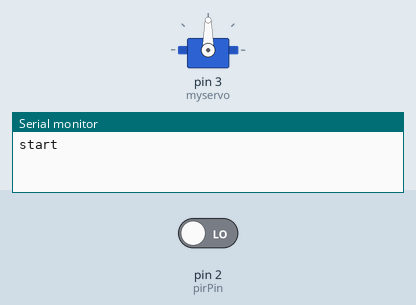
The sketch below on a simulated Arduino Uno, built with avr-gcc and run on an emulated ATmega328P. Parts: servo, the last lines printed to the serial monitor. The inputs (shaded band) are chosen by the test bench; at power-on: pin 2 (pirPin) LOW.

Above: at 1.2 s.
1.3 s: pin 2 (pirPin) driven HIGH
At 1.92 s:
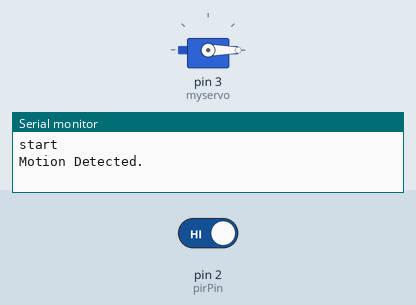
4.3 s: pin 2 (pirPin) driven LOW
At 5.1 s:
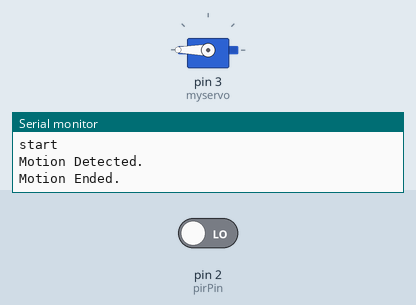
Timing chart, 0 to 7.3 s (numbered marks = the images above; inputs shaded):
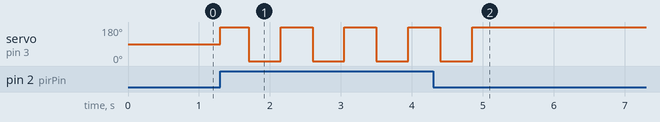

Measured:
- after the input at 1.3 s, servo on pin 3 (myservo): alternates 180° for 0.45 s and 0° for 0.45 s, starting at once
- after the input at 4.3 s, servo on pin 3 (myservo): goes on until 4.9 s, then stays 180°

The sketch:

PIR.ino
```cpp
#include <Servo.h>
#define pirPin 2

Servo myservo;

int calibrationTime = 30;
boolean state = true;

void setup()
{
  Serial.begin(9600);
  pinMode(pirPin, INPUT);
  myservo.attach(3);
  Serial.println("start");
}

void loop()
{
  PIRSensor();
}

void PIRSensor()
{
  if(digitalRead(pirPin) == HIGH)
  {
    if(state)
    {
      state = false;
      Serial.println("Motion Detected.");
    }
    myservo.write(180);
    delay(400);
    myservo.write(0);
    delay(450);
    myservo.write(180);
    delay(50);
  }

  if(digitalRead(pirPin) == LOW)
  {
    if(!state)
    {
      state = true;
      Serial.println("Motion Ended.");
      myservo.write(180);
      delay(50);
    }
  }
}
```
